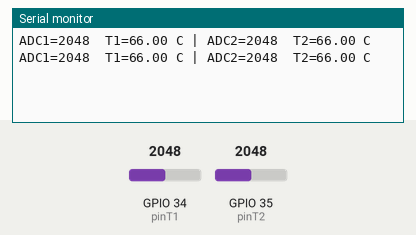
A sketch run on a simulated ESP32. Parts: the last lines printed to the serial monitor. The inputs (shaded band) are chosen by the test bench; at power-on: GPIO 34 (pinT1) = 2048, GPIO 35 (pinT2) = 2048.

Above: at 1.8 s.
1.9 s: GPIO 34 (pinT1) set to 1054
At 2.3 s:
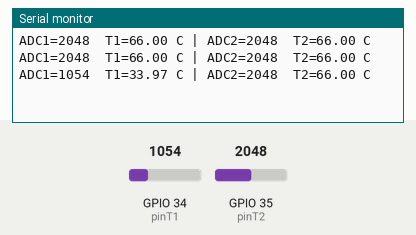
3.4 s: GPIO 34 (pinT1) set to 955
At 4.8 s:
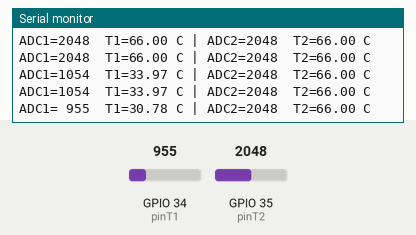
6.5 s: GPIO 35 (pinT2) set to 1028
At 7.4 s:
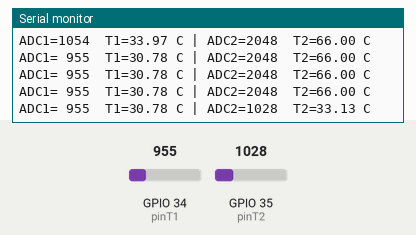
8.0 s: GPIO 35 (pinT2) set to 943
At 8.8 s:
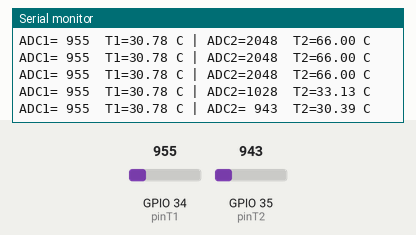
13.5 s: GPIO 35 (pinT2) set to 106
At 14.8 s:
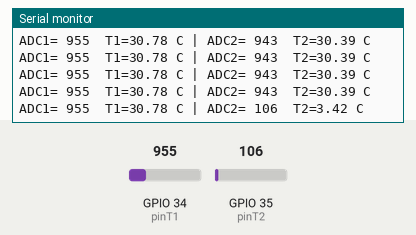
15.0 s: GPIO 35 (pinT2) set to 91
At 15.8 s:
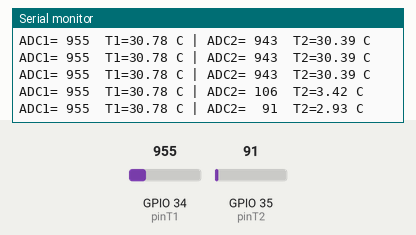

The sketch:

03_Baca_Analog.ino
```cpp
// 03_Baca_Analog — membaca sensor suhu T1 (GPIO 34) & T2 (GPIO 35) pada iTCLab
// Konversi mengikuti ebook: degC = ADC * 0.322265625, lalu /10 -> Celsius
const int pinT1 = 34;
const int pinT2 = 35;

void setup() {
  Serial.begin(115200);
}

void loop() {
  int raw1 = analogRead(pinT1);   // ADC 12 bit: 0..4095
  int raw2 = analogRead(pinT2);
  float t1 = raw1 * 0.322265625 / 10.0;
  float t2 = raw2 * 0.322265625 / 10.0;
  Serial.printf("ADC1=%4d  T1=%.2f C | ADC2=%4d  T2=%.2f C\n", raw1, t1, raw2, t2);
  delay(1000);
}
```

Measured:
- the behaviour switches between 1000 and 999 on GPIO 34 (pinT1) (found by bisection; images 1 and 2)
- the behaviour switches between 1000 and 999 on GPIO 35 (pinT2) (found by bisection; images 3 and 4)
- the behaviour switches between 100 and 99 on GPIO 35 (pinT2) (found by bisection; images 5 and 6)
- after the input at 1.9 s, the serial monitor: prints a new line after 0.10 s (image 1)
- after the input at 3.4 s, the serial monitor: prints a new line after 0.60 s (image 2)
- after the input at 6.5 s, the serial monitor: prints a new line after 0.50 s (image 3)
- after the input at 8.0 s, the serial monitor: prints a new line at once (image 4)
- after the input at 13.5 s, the serial monitor: prints a new line after 0.51 s (image 5)
- after the input at 15.0 s, the serial monitor: prints a new line at once (image 6)
